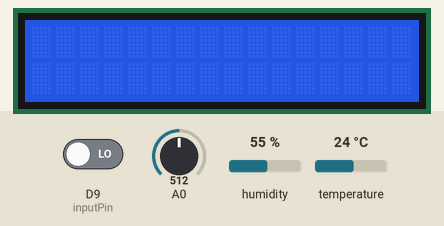
Bench run of a sketch on a simulated Arduino MKR. Shown: 16×2 character LCD. The test bench sets the inputs (shaded band); at power-on: A0 = 512, humidity 55 %, temperature 24 °C, D9 (inputPin) LOW. WiFi joins after 1.5 s; servers stay silent unless stated; what the sketch prints to the serial monitor is not drawn.

Above: at 12.7 s.
12.8 s: A0 set to 783
15.3 s: A0 set to 814
At 16.0 s:
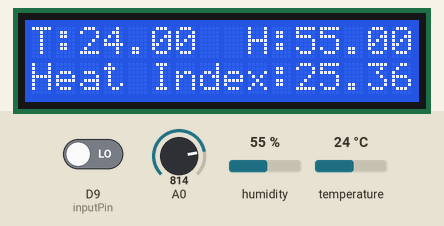
21.0 s: humidity set to 22 %
At 22.9 s:
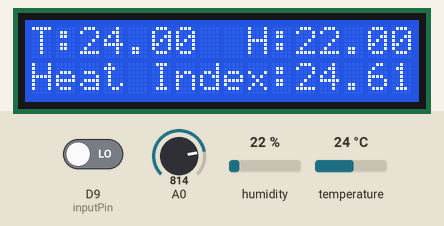
23.5 s: temperature set to 12 °C
At 24.8 s:
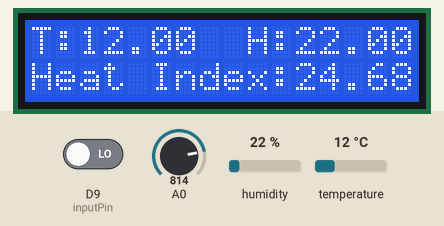
26.0 s: humidity set to 40 %
At 28.5 s:
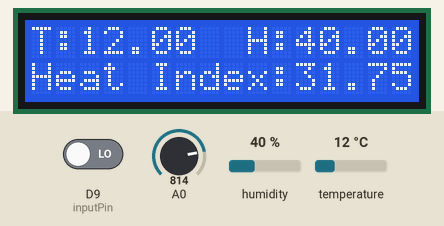
Timing chart, 0 to 30.0 s (numbered marks = the images above; inputs shaded):
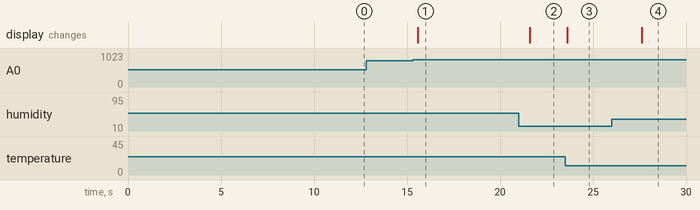

Measured:
- the behaviour switches between 800 and 801 on A0 (found by bisection; images 0 and 1)
- after the input at 12.8 s, every drawn part: stays the same
- after the input at 15.3 s, the display: changes after 0.27 s (image 1)
- after the input at 21.0 s, the display: changes after 0.60 s (image 2)
- after the input at 23.5 s, the display: changes after 0.11 s (image 3)
- after the input at 26.0 s, the display: changes after 1.6 s (image 4)

The sketch:

arduinoWifiCode.ino
```cpp
#include <ArduinoHttpClient.h>
#include <WiFiNINA.h>
#include <SPI.h>
#include <LiquidCrystal.h> // includes the LiquidCrystal Library
#include "arduino_secrets.h"
LiquidCrystal lcd(7, 6, 5, 4, 3, 2); // Creates an LCD object. Parameters: (rs, enable, d4, d5, d6, d7)

#include "DHT.h"
#define DHTPIN 8     // what pin we're connected to
#define DHTTYPE DHT22   // DHT 22  (AM2302)
DHT dht(DHTPIN, DHTTYPE); //// Initialize DHT sensor for normal 16mhz Arduino


int status = WL_IDLE_STATUS;

///////please enter your sensitive data in the Secret tab/arduino_secrets.h
char ssid[] = SECRET_SSID;        // your network SSID (name)
char serverAddress[] = "130.15.85.65";  // server address
int port = 80;
WiFiClient wifi;
HttpClient client = HttpClient(wifi, serverAddress, port);

int fsrReading;
int fsrPin = 0;                 //fsr and 10k are at a0
int chk;
int inputPin = 9;               // choose the input pin (for PIR sensor)
int pirState = LOW;             // we start, assuming no motion detected
int val = 0;                    // variable for reading the pin status
float temp; //Stores temperature value


void setup() {
    // check for the WiFi module:
    dht.begin();
  lcd.begin(16,2);
  Serial.begin(9600);
  if (WiFi.status() == WL_NO_MODULE) {
    Serial.println("Communication with WiFi module failed!");
    // don't continue
    while (true);
         // declare LED as output

  }

  String fv = WiFi.firmwareVersion();
  if (fv < "1.0.0") {
    Serial.println("Please upgrade the firmware");
  }

  // attempt to connect to Wifi network:
  while (status != WL_CONNECTED) {
    Serial.print("Attempting to connect to SSID: ");
    Serial.println(ssid);
    // Connect to WPA/WPA2 network. Change this line if using open or WEP network:
    status = WiFi.begin(ssid);

    // wait 10 seconds for connection:
    delay(10000);
  }
  Serial.println("Connected to wifi");
 pinMode(inputPin, INPUT);
   // Initializes the interface to the LCD screen, and specifies the dimensions (width and height) of the display

}

void loop() {
  // put your main code here, to run repeatedly:
val = digitalRead(inputPin);  // read input value
  if (val == HIGH) {
    // check if the input is HIGH


     //Add HI here if true call wifipost

heatIndex();


    if (pirState == LOW) {
      // we have just turned on
      Serial.println("Motion detected!");
      // We only want to print on the output change, not state
      pirState = HIGH;
    }
  } else {

    if (pirState == HIGH){

      // we have just turned of
      Serial.println("Motion ended!");
      // We only want to print on the output change, not state
      pirState = LOW;
    }
  }
  //fsr start
 fsrReading = analogRead(fsrPin);

  Serial.print("Analog reading = ");
  Serial.println(fsrReading);     // the raw analog reading

if (fsrReading > 800) {
    Serial.println("There is a bit of weight");
heatIndex();


}
delay(2000);
}

void heatIndex(){

   float tempF = ((1.8*(dht.readTemperature()))+32);
  float hum = dht.readHumidity();
   float hIndexF = (-42.379 + (2.04901523*tempF) + (10.14333127*hum) - (0.22475541*tempF*hum) - (0.00683783*tempF*tempF) - (0.05481717*hum*hum) + (0.00122874*tempF*tempF*hum) + (0.00085282*tempF*hum*hum) - (0.00000199*tempF*tempF*hum*hum));
  float otherHInd = -42.379 + (2.04901523*tempF) + (10.14333127*hum) - (0.22475541*tempF*hum) - (0.00683783*tempF*tempF) - (0.05481717*hum*hum) + (0.00122874*tempF*tempF*hum) + (0.00085282*tempF*hum*hum) - (0.00000199*tempF*tempF*hum*hum);
  float hIndexC = (hIndexF - 32) * 0.5556;
  lcd.setCursor(0,0); // Sets the location at which subsequent text written to the LCD will be displayed
  lcd.print("T:"); // Prints string "Temp." on the LCD
  lcd.print(dht.readTemperature()); // Prints the temperature value from the sensor
  lcd.print("  H:");
  lcd.print(hum);
  lcd.setCursor(0,1);
  lcd.print("Heat Index:");
  lcd.print(hIndexC);
  if(hIndexC > 20){
   // wifiPost(9, 1, "Trigger12", "Trigger2", "Trigger3");
    Serial.println("alert sent");
  }
}

//function to write post request to server
void wifiPost(int groupNum, int alertVar, String Trigger_1Var, String Trigger_2Var, String Trigger_3Var){
  int alert = (groupNum*10)+alertVar;

  //Post Request
  String postLine ="http://130.15.85.65/data.php?";
  Serial.println("making POST request");
  // Post request format ("serverLocation.php?Alert="+alertVar+"&Trigger_1="+Trigger_1Var+"&Trigger_2="+Trigger_2Var+"&Trigger_3="+Trigger_3Var)
  //"http://130.15.85.65/data.php?Alert=2&Trigger_1=Temp32&Trigger_2=PersonYes&Trigger_3=MotionYes"
  postLine += F("Alert=");
  postLine += alert;
  postLine += F("&Trigger_1=");
  postLine += Trigger_1Var;
  postLine += F("&Trigger_2=");
  postLine += Trigger_2Var;
  postLine += F("&Trigger_3=");
  postLine += Trigger_3Var;
  Serial.println(postLine);
  client.post(postLine);

  // read the status code and body of the response
  int statusCode = client.responseStatusCode();
  String response = client.responseBody();

  Serial.print("Status code: ");
  Serial.println(statusCode);
  Serial.print("Response: ");
  Serial.println(response);

}
```

arduino_secrets.h
```cpp
#define SECRET_SSID "APSC200"
```
